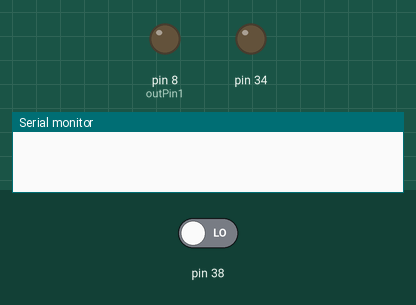
Simulated run of this sketch. Board: Arduino Mega 2560, built with avr-gcc and run on an emulated ATmega2560. Parts: output pins drawn as LEDs (lit = HIGH), the last lines printed to the serial monitor. Inputs (shaded band) come from the test bench; at power-on: pin 38 LOW.

Above: at 1.2 s.
1.3 s: pin 38 driven HIGH
At 2.5 s:
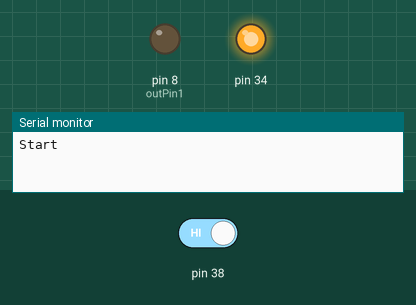
Timing chart, 0 to 4.3 s (numbered marks = the images above; inputs shaded):
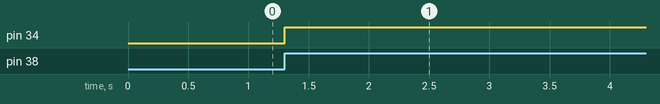

Measured:
- after the input at 1.3 s, pin 34: LOW → HIGH at once

The sketch:

SPC_Phase_2_US_30min.ino
```cpp
#include <toneAC.h>

int Start = 0;
int End = 0;
int Y = 0;
int Z = 0;

long time[] = {300000,540000, 840000, 1020000,1260000,1500000};
int X = 0;

const int outPin1 = 8;
long prevMillis;

void setup() {
   pinMode(38, INPUT);
 // pinMode(42, OUTPUT);
  pinMode(34, OUTPUT);

  pinMode(outPin1, OUTPUT);
  digitalWrite(outPin1, LOW);
  Serial.begin(250000);

}

void loop() {

 Start = digitalRead(38);


 if (Start && !End && Z == 0){
  prevMillis = millis();
  //digitalWrite(42, HIGH);
  digitalWrite(34, HIGH);
  Z = 1;
  Serial.println("Start");
  }

  if (Z == 1 && (millis() - prevMillis) > (long)(time[X])  && (millis() - prevMillis) < (long)(time[X])+ 10000){
  Y = 1;
  toneAC(0,10, 100, true); // TONE FREQUENCY = 0kHz = no tone

  Serial.println("Tone2");
  }

  if (Z == 1 && (millis() - prevMillis) > ((long)(time[X]) + 9000)  && (millis() - prevMillis) < (long)(time[X])+ 10000){
    digitalWrite(outPin1, HIGH);
    Serial.println("Shock");
    }

 if (Y == 1 && Z == 1 && (millis() - prevMillis) > (long)(time[X])+ 10000){
    X = X+1;
    Y = 0;
    digitalWrite(outPin1, LOW);
    Serial.println("STOP");
  }

 if (Z == 1 && (millis() - prevMillis) > 1800000){

  digitalWrite(34, LOW);
 // digitalWrite(42, LOW);
 }

 End = Start;
}
```
